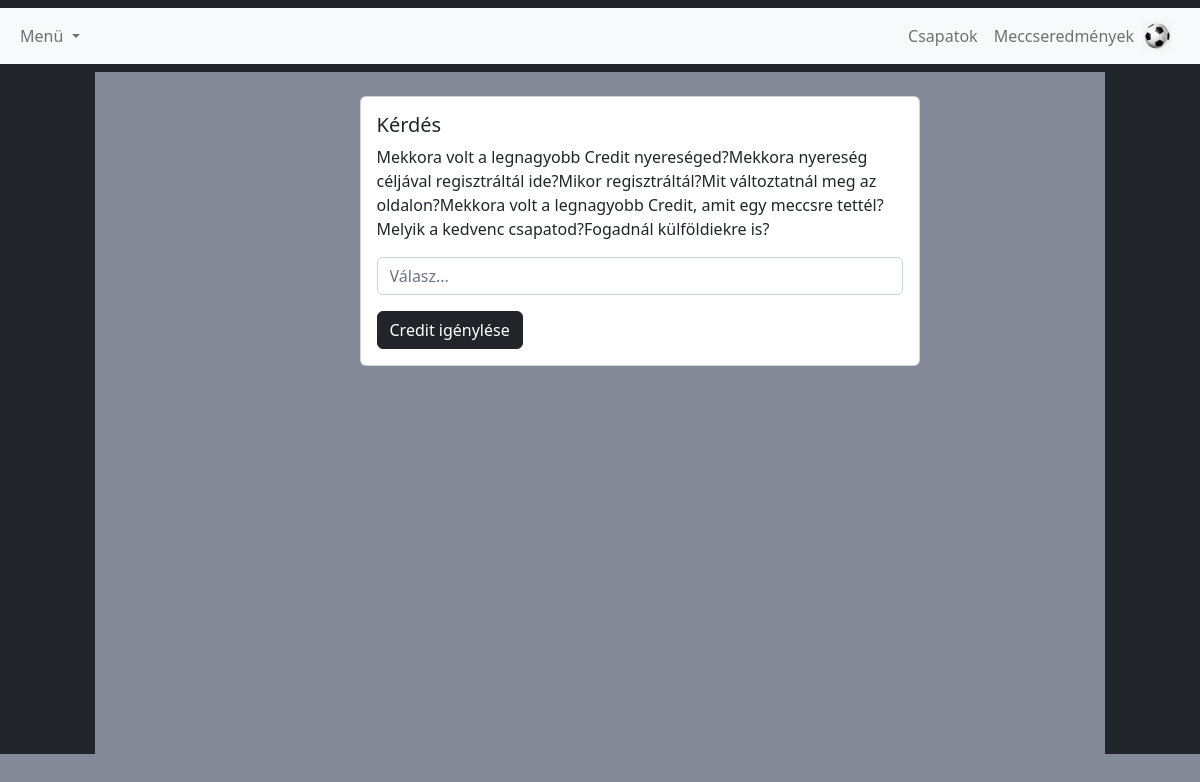
/credit_atadas.php, run on an earlier commit of the app's database.
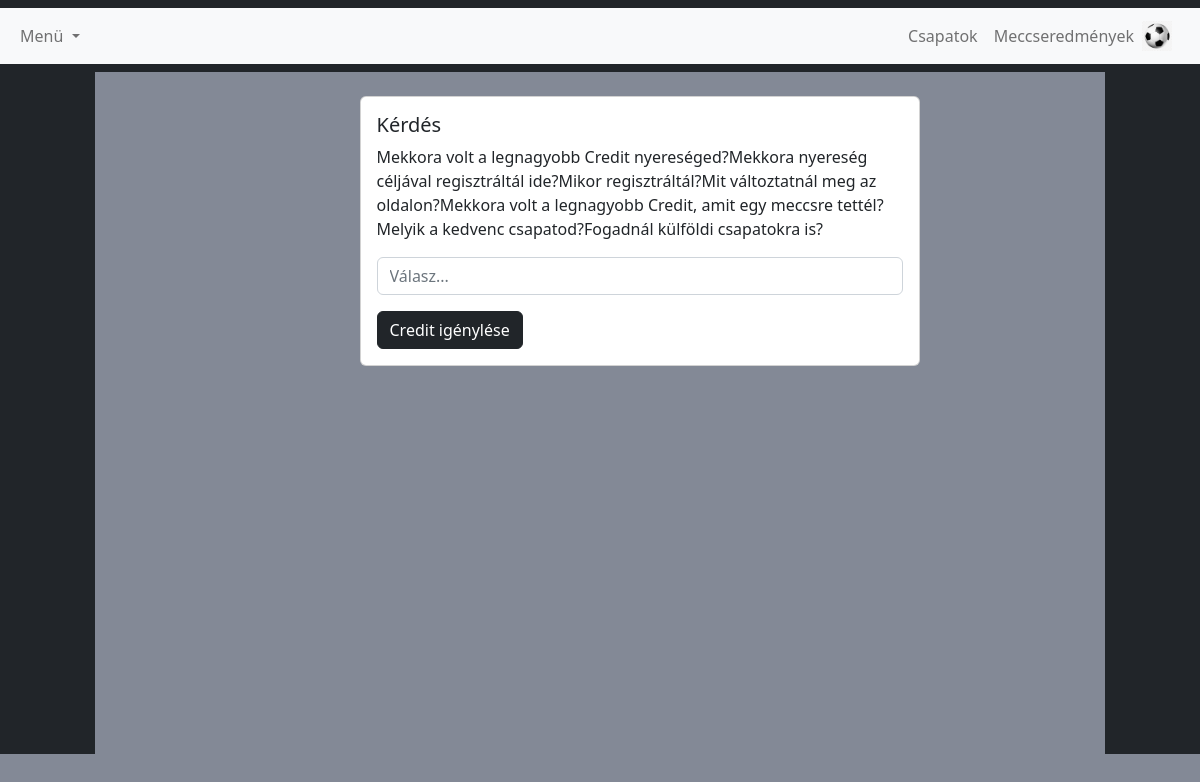
And on a later commit of the database.
### tables this page shows
CREATE TABLE `kredit_vetel` (
  `id` int(11) NOT NULL,
  `kerdes` varchar(255) DEFAULT NULL
);

### credit_atadas.php (the view, shortened to what this page needs)
<?php require_once('header.php');
$serverAddress = 'localhost';
$username = 'root';
$password = '';
$databaseName = 'football_projekt';
$connection = mysqli_connect($serverAddress, $username, $password, $databaseName);
$query = $_GET['szam'];
$sql_hazai = "SELECT kerdes FROM kredit_vetel WHERE id LIKE '%$query%'";
$result = mysqli_query($connection, $sql_hazai);
?>
<div class="vl">
    <div class="container">
        <div class="row">
            <div class="col-3"></div>
            <div class="col-6">
                <br>
                <form action="controllers/credit_vetel.php" method="POST">
                    <div class="card" style="width: 35rem;">
                        <div class="card-body">
                            <h5 class="card-title">Kérdés</h5>
                            <p class="card-text">
                                <?php while ($row = mysqli_fetch_assoc($result)) {
                                    echo $row['kerdes'];
                                } ?>
                            </p>
                            <p><input type="text" class="form-control" name="valasz" id="valasz" placeholder="Válasz..." required></p>
                            <button type="submit" id="submit" name="submit" class="btn btn-dark">Credit igénylése</button>
                        </div>
                    </div>
                </form>
            </div>
            <div class="col-3"></div>
        </div>
    </div>
</div>
<div class="vl"></div>
<?php require_once('footer.php') ?>

### header.php (shortened to what this page needs)
<!DOCTYPE html>
<html lang="en">
<head>
    <link href="https://cdn.jsdelivr.net/npm/bootstrap@5.2.2/dist/css/bootstrap.min.css" rel="stylesheet">
</head>
<body style="background-color:#838996;">
    <nav class="navbar navbar-expand-lg bg-dark">
        <div class="container-fluid bg-light">
            <div class="collapse navbar-collapse" id="navbarNav">
                <div class="offcanvas offcanvas-end" tabindex="-1" id="offcanvasNavbar" aria-labelledby="offcanvasNavbarLabel">
                    <div class="offcanvas-body">
                        <ul class="navbar-nav justify-content-end">
                            <li class="nav-item dropdown">
                                <a class="nav-link dropdown-toggle" href="#" role="button" data-bs-toggle="dropdown" aria-expanded="false">
                                    Menü
                                </a>
                            </li>
                        </ul>
                    </div>
                </div>
                <ul class="navbar-nav">
                    <li class="nav-item">
                        <a class="nav-link" href="csapatok.php">Csapatok</a>
                    </li>
                    <li class="nav-item">
                        <a class="nav-link" href="eredmenyek.php">Meccseredmények</a>
                    </li>
                </ul>
                <nav class="navbar navbar-light bg-light">
                <a class="navbar-brand" href="index.php">
                    <img src="images/labda.png" width="30" height="30" class="d-inline-block align-top" alt="">
                </a>
            </nav>
            </div>
        </div>
    </nav>
</body>

### footer.php
</html>

### credit_atadas.php (style rules this page uses)
.vl { border-left: 95px solid #212529; border-right: 95px solid #212529; height: 341px; }

What changed in the data, as far as the page shows it:
changed kredit_vetel: kerdes "Fogadnál külföldiekre is?" → "Fogadnál külföldi csapatokra is?"
